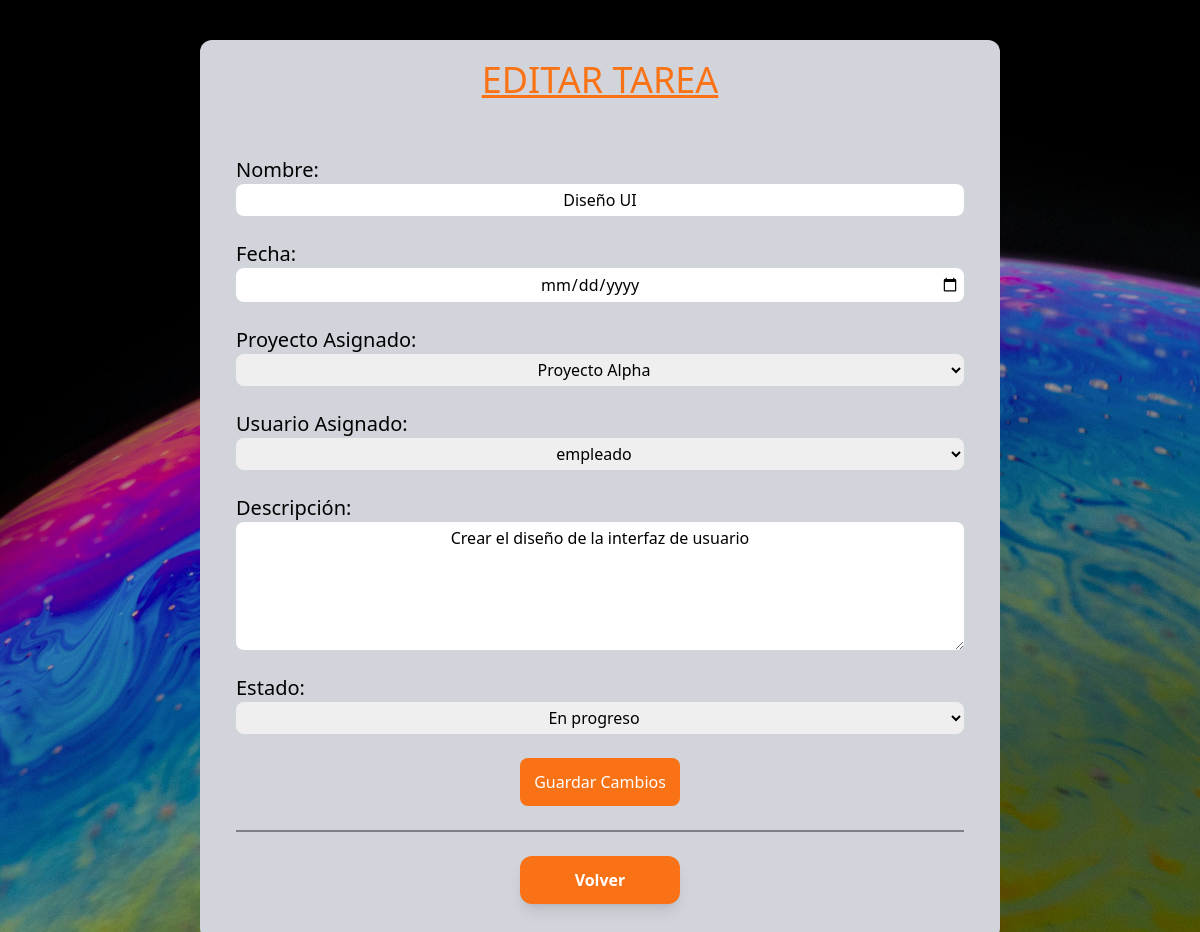
Screenshot of /php/jefeEquipo/editarTareasJefeEquipo.php?id=1 (signed in) with the database file from the repository.
### tables this page shows
CREATE TABLE tareas (
    id_tarea INT AUTO_INCREMENT PRIMARY KEY,
    nombre VARCHAR(100) NOT NULL,
    descripcion TEXT,
    id_proyecto INT NOT NULL,
    usuario VARCHAR(50) NOT NULL,
    fecha_asignacion DATE NOT NULL,
    fecha_vencimiento DATE CHECK (fecha_vencimiento IS NULL OR fecha_vencimiento > fecha_asignacion),
    estado ENUM('pendiente', 'en progreso', 'completada') NOT NULL,
    FOREIGN KEY (id_proyecto) REFERENCES proyectos(id_proyecto) ON DELETE CASCADE,
    FOREIGN KEY (usuario) REFERENCES usuarios(usuario) ON DELETE CASCADE
);

CREATE TABLE proyectos (
    id_proyecto INT AUTO_INCREMENT PRIMARY KEY,
    nombre VARCHAR(100) NOT NULL,
    descripcion TEXT,
    fecha_inicio DATE NOT NULL,
    fecha_fin DATE CHECK (fecha_fin IS NULL OR fecha_fin > fecha_inicio), 
    estado ENUM('pendiente', 'en progreso', 'completado') NOT NULL
);

### php/jefeEquipo/editarTareasJefeEquipo.php (the view, shortened to what this page needs)
<?php
$con = crearConexion();
$proyectos_query = $con->query("SELECT id_proyecto, nombre FROM proyectos");
$proyectos = $proyectos_query->fetch_all(MYSQLI_ASSOC);
if (isset($_GET['id'])) {
    $id_tarea = $_GET['id'];
    $stmt = $con->prepare("SELECT * FROM tareas WHERE id_tarea = ?");
    $stmt->bind_param("i", $id_tarea);
    $stmt->execute();
    $result = $stmt->get_result();
    $tarea = $result->fetch_assoc();
} else {
    echo "ID de tarea no proporcionado.";
    exit;
}
?>
<!DOCTYPE html>
<html>
<head>
    <script src="https://cdn.tailwindcss.com"></script>
</head>
<body class="w-full min-h-screen flex justify-center items-center bg-cover bg-center bg-fixed z-10 bg-[url('../../img/pixels14.jpg')]">
        <div class="flex flex-col gap-10 p-5 w-full md:w-[50em] max-w-[90%] mt-10 rounded-xl bg-gray-300 justify-center items-center">
        <h2 class="text-orange-500 text-4xl underline">EDITAR TAREA</h2>
        <form method="POST" action=""
            class="flex flex-col w-full p-4 gap-6 rounded-lg items-center">
            <div class="flex flex-col w-full">
                <label for="nombre" class="text-xl">Nombre:</label>
                <input type="text" name="nombre" class="text-center  rounded-lg p-1"
                       value="<?php echo htmlspecialchars($tarea['nombre']); ?>" required>
            </div>
            <div class="flex flex-col w-full">
                <label for="fecha" class="text-xl">Fecha:</label>
                <input type="date" name="fecha" class="text-center rounded-lg  p-1"
                       value="<?php echo htmlspecialchars($tarea['fecha_vencimiento']); ?>" required>
            </div>
            <div class="flex flex-col w-full">
                <label for="id_proyecto" class="text-xl">Proyecto Asignado:</label>
                <select name="id_proyecto" class="text-center rounded-lg p-1" required>
                    <?php foreach ($proyectos as $proyecto): ?>
                        <option value="<?php echo htmlspecialchars($proyecto['id_proyecto']); ?>"
                            <?php if ($proyecto['id_proyecto'] == $tarea['id_proyecto']) echo 'selected'; ?>>
                            <?php echo htmlspecialchars($proyecto['nombre']); ?>
                        </option>
                    <?php endforeach; ?>
                </select>
            </div>
            <div class="flex flex-col w-full">
                <label for="usuario" class="text-xl">Usuario Asignado:</label>
                <select name="usuario" class="text-center  rounded-lg p-1" required>
                    <?php
                    $users_query = $con->query("SELECT usuario FROM usuarios WHERE tipo = 2");
                    while ($user = $users_query->fetch_assoc()) {
                        $selected = ($user['usuario'] == $tarea['usuario']) ? 'selected' : '';
                        echo "<option value='" . htmlspecialchars($user['usuario']) . "' $selected>" . htmlspecialchars($user['usuario']) . "</option>";
                    }
                    ?>
                </select>
            </div>
            <div class="flex flex-col w-full">
                <label for="descripcion" class="text-xl">Descripción:</label>
                <textarea name="descripcion" class="text-black text-center rounded-lg p-1 " rows="5" cols="45"
                          required><?php echo htmlspecialchars($tarea['descripcion']); ?></textarea>
            </div>
            <div class="flex flex-col w-full">
                <label for="estado" class="text-xl">Estado:</label>
                <select name="estado" class=" text-center rounded-lg p-1">
                    <option value="en progreso" <?php if ($tarea['estado'] == "en progreso")
                                                            echo "selected"; ?>>En progreso
                    </option>
                </select>
            </div>
            <button type="submit" class="rounded-lg bg-orange-500 hover:bg-orange-700 p-3 w-[10em] text-white" name="guardar_cambios">Guardar
                Cambios</button>
            <span class="block h-0.5 w-full bg-black opacity-40"></span>
            <form action="../logout.php" method="POST" class="p-5 flex gap-10">
                <button type="button" onclick="window.location.href='jefes-equipo.php'"
                        class="bg-orange-500 hover:bg-orange-700 text-white font-bold rounded-xl w-[10em]  p-3 shadow-lg">Volver</button>
            </form>
        </form>
    </div>
</body>
</html>

### rows the page displays
tareas: nombre "Diseño UI", id_proyecto "Proyecto Alpha", descripcion "Crear el diseño de la interfaz de usuario", estado "En progreso"

### other values shown
form field usuario "empleado"
